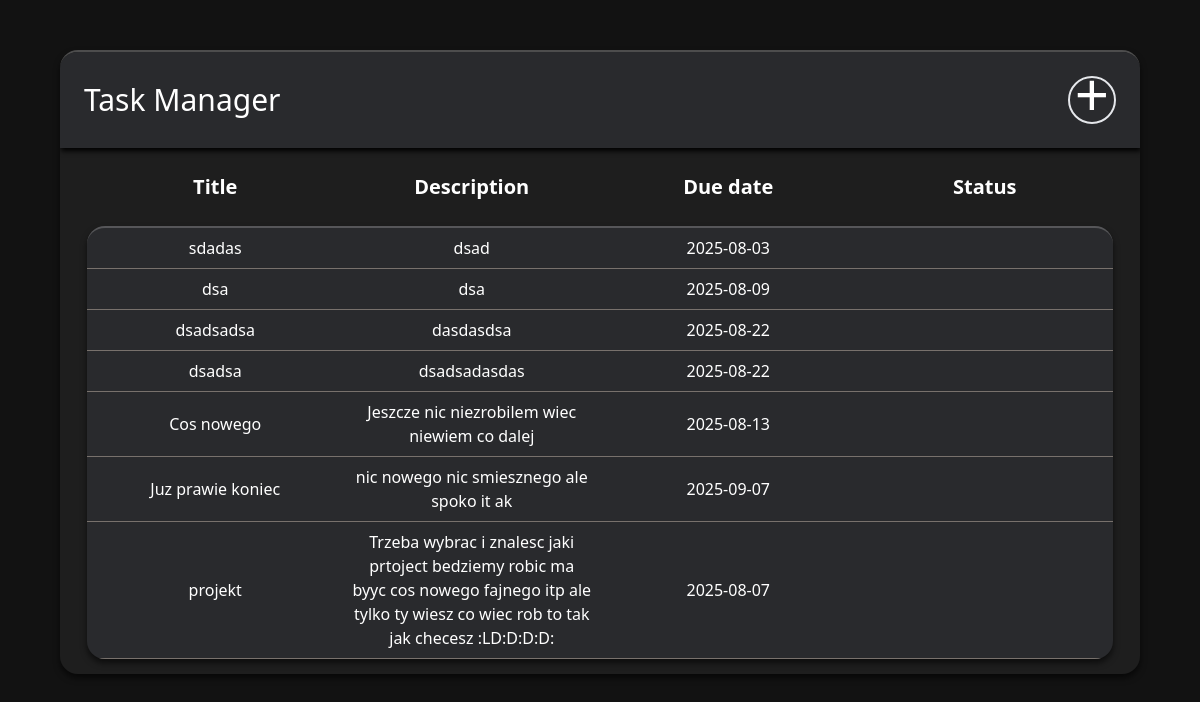
/dashboard (signed in), run on an earlier commit of the app's database.
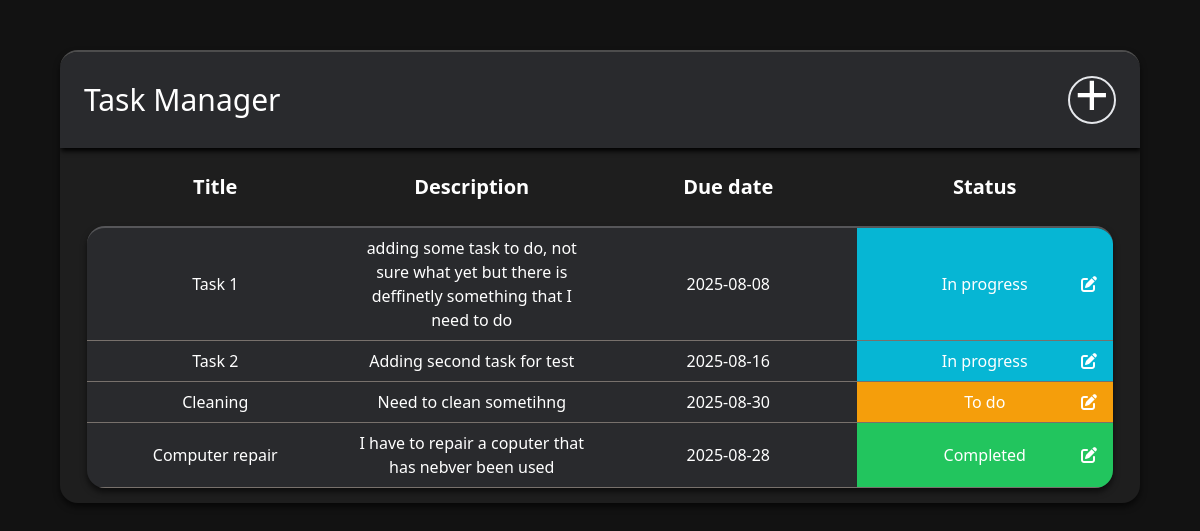
And on a later commit of the database.
### tables this page shows
CREATE TABLE tasks(
                    id INTEGER PRIMARY KEY AUTOINCREMENT,
                    user_id INTEGER NOT NULL,
                    title TEXT NOT NULL,
                    description TEXT,
                    due_date TEXT NOT NULL,
                    status TEXT NOT NULL, 
                    FOREIGN KEY (user_id) REFERENCES users (id) ON DELETE CASCADE
                    );

### app.py (the view)
@app.route("/dashboard")
@login_required
def dashboard():
     user_id = session.get("user_id")
     conn = get_db_connection()
     tasks = conn.execute("SELECT * FROM tasks WHERE user_id = ?", (user_id,)).fetchall()
     conn.close()
     return render_template("dashboard.html", username=session.get("username"), tasks=tasks)

### app.py (called while the page is built)
def login_required(f):
     @wraps(f)
     def decorated_function(*args, **kwargs):
          if "user_id" not in session:
               flash("You need to be logged in to access this page", "error")
               return redirect(url_for('login'))
          return f(*args, **kwargs)
     return decorated_function

### database.py (called while the page is built)
def get_db_connection():
     conn = sqlite3.connect(DATABASE)
     conn.row_factory = sqlite3.Row
     return conn

### templates/dashboard.html (shortened to what this page needs)
<!DOCTYPE html>
<html lang="en">
<head>
    <link href="{{ url_for('static', filename='style/style.css') }}" rel="stylesheet" />
    <script src="https://cdn.tailwindcss.com"></script>
</head>
<body class="bg-stone-900 text-white" id="dashboard-container">
        <div id="task-container">
            <div class="flex p-6 items-center justify-between" id="task-manager-header">
                <h1 class=" text-3xl">Task Manager</h1>
                <div class="flex items-center justify-center border-2 rounded-full w-12 h-12 hover:border-sky-500">
                    <a href="{{url_for('create_task')}}" class="flex items-center justify-center w-full h-full text-6xl -translate-y-1.5 hover:text-sky-500">+</a>
                </div>
            </div>
            <table id="table-header" class="mt-6 mb-6">
                <thead class="text-xl">
                    <th class="w-1/4">Title</th>
                    <th class="w-1/4">Description</th>
                    <th class="w-1/4">Due date</th>
                    <th class="w-1/4">Status</th>
                </thead>
            </table>
            <div id="details-container">
            {% for task in tasks %}
                <div class="grid grid-cols-4  text-center  border-b border-stone-500">
                    <div class="p-2 flex justify-center items-center" >{{task["title"]}}</div>
                    <div class="p-2 flex justify-center items-center">{{task["description"]}}</div>
                    <div class="p-2 flex justify-center items-center">{{task["due_date"]}}</div>
                    {% if task["status"] == "To do" %}
                    <div class="p-2 bg-amber-500 flex items-center justify-center relative">{{task["status"]}}
                        <a href="{{url_for('edit_task', task_id=task['id'])}}"class="absolute right-4 hover:text-3xl">
                        <i class="fa-solid fa-pen-to-square "></i>
                        </a>
                    </div>
                    {% elif task["status"] == "In progress" %}
                    <div class="p-2 bg-cyan-500 flex items-center justify-center relative">{{task["status"]}}
                        <a href="{{url_for('edit_task', task_id=task['id'])}}"class="absolute right-4 hover:text-3xl">
                        <i class="fa-solid fa-pen-to-square "></i>
                        </a>
                    </div>
                    {% elif task["status"] == "Completed" %}
                    <div class="p-2 bg-green-500 flex items-center justify-center relative">{{task["status"]}}
                        <a href="{{url_for('edit_task', task_id=task['id'])}}" class="absolute right-4 hover:text-3xl" >
                        <i class="fa-solid fa-pen-to-square "></i>
                        </a>
                    </div>
                    {% endif %}
                </div>
            {% endfor %}
            </div>
        </div>
</body>
</html>

### static/style/style.css (style rules this page uses)
#dashboard-container { background-color: #121212 ; display: flex; width: 100%; justify-content: center; }
#task-container { max-width: 1100px; width: 90%; background-color: #1e1e1e; border-top: 2px solid rgba(255, 255, 255, 0.209); box-shadow: 0 4px 6px rgba(0,0,0,0.6); border-radius: 18px; overflow: hidden; margin-top: 50px; }
#task-manager-header { background-color: rgb(41, 42, 45); box-shadow: 1px 3px 5px black; }
#table-header { width: 95%; text-align: center; justify-self: center; }
#details-container { background-color: rgb(41, 42, 45); border-top: 2px solid rgba(255, 255, 255, 0.209); box-shadow: 0 4px 6px rgba(0,0,0,0.6); border-radius: 18px; width: 95%; justify-self: center; margin-bottom: 15px; overflow: hidden; }

What changed in the data, as far as the page shows it:
removed tasks: title "sdadas", description "dsad", due_date "2025-08-03"
removed tasks: title "dsa", description "dsa", due_date "2025-08-09"
removed tasks: title "dsadsadsa", description "dasdasdsa", due_date "2025-08-22"
removed tasks: title "dsadsa", description "dsadsadasdas", due_date "2025-08-22"
removed tasks: title "Cos nowego", description "Jeszcze nic niezrobilem wiec niewiem co dalej", due_date "2025-08-13"
removed tasks: title "Juz prawie koniec", description "nic nowego nic smiesznego ale spoko it ak", due_date "2025-09-07"
removed tasks: title "projekt", description "Trzeba wybrac i znalesc jaki prtoject bedziemy robic ma byyc cos nowego fajnego itp ale tylko ty wiesz co wiec rob to tak jak checesz :LD:D:D:D:", due_date "2025-08-07"
added tasks: title "Task 1", description "adding some task to do, not sure what yet but there is deffinetly something that I need to do", due_date "2025-08-08", status "In progress"
added tasks: title "Task 2", description "Adding second task for test", due_date "2025-08-16", status "In progress"
added tasks: title "Cleaning", description "Need to clean sometihng", due_date "2025-08-30", status "To do"
added tasks: title "Computer repair", description "I have to repair a coputer that has nebver been used", due_date "2025-08-28", status "Completed"
